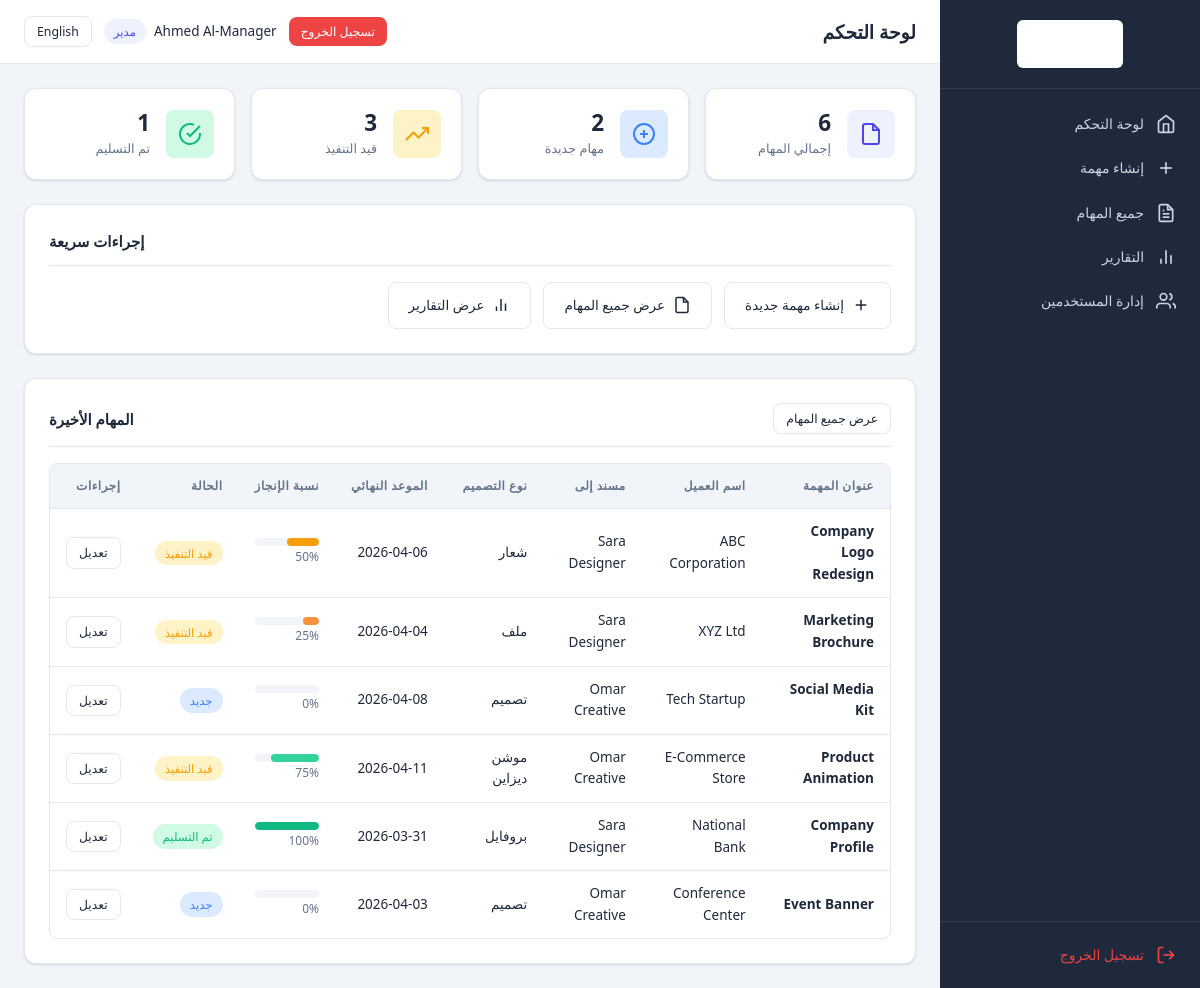
Screenshot of /manager/dashboard.php (signed in) with the database file from the repository.
### tables this page shows
CREATE TABLE IF NOT EXISTS `tasks` (
    `id` INT UNSIGNED NOT NULL AUTO_INCREMENT,
    `title` VARCHAR(255) NOT NULL,
    `client_name` VARCHAR(150) NOT NULL,
    `design_type` ENUM('file', 'logo', 'design', 'motion_design', 'profile') NOT NULL,
    `notes` TEXT NULL,
    `deadline` DATE NULL,
    `assigned_to` INT UNSIGNED NOT NULL,
    `progress_percentage` TINYINT UNSIGNED NOT NULL DEFAULT 0,
    `status` ENUM('new', 'in_progress', 'delivered') NOT NULL DEFAULT 'new',
    `file_path` VARCHAR(500) NULL DEFAULT NULL,
    `created_by` INT UNSIGNED NOT NULL,
    `created_at` DATETIME NOT NULL DEFAULT CURRENT_TIMESTAMP,
    `updated_at` DATETIME NOT NULL DEFAULT CURRENT_TIMESTAMP ON UPDATE CURRENT_TIMESTAMP,
    PRIMARY KEY (`id`),
    KEY `idx_assigned_to` (`assigned_to`),
    KEY `idx_status` (`status`),
    KEY `idx_design_type` (`design_type`),
    KEY `idx_deadline` (`deadline`),
    KEY `idx_created_by` (`created_by`),
    CONSTRAINT `fk_tasks_assigned_to` FOREIGN KEY (`assigned_to`) REFERENCES `users` (`id`) ON DELETE CASCADE,
    CONSTRAINT `fk_tasks_created_by` FOREIGN KEY (`created_by`) REFERENCES `users` (`id`) ON DELETE CASCADE
);

CREATE TABLE IF NOT EXISTS `users` (
    `id` INT UNSIGNED NOT NULL AUTO_INCREMENT,
    `full_name` VARCHAR(100) NOT NULL,
    `email` VARCHAR(150) NOT NULL,
    `password` VARCHAR(255) NOT NULL,
    `role` ENUM('manager', 'designer') NOT NULL DEFAULT 'designer',
    `language_preference` ENUM('en', 'ar') NOT NULL DEFAULT 'en',
    `telegram_chat_id` VARCHAR(50) NULL DEFAULT NULL,
    `created_at` DATETIME NOT NULL DEFAULT CURRENT_TIMESTAMP,
    `updated_at` DATETIME NOT NULL DEFAULT CURRENT_TIMESTAMP ON UPDATE CURRENT_TIMESTAMP,
    PRIMARY KEY (`id`),
    UNIQUE KEY `idx_email` (`email`)
);

### includes/language.php (called while the page is built, shortened)
<?php
function loadLanguage() {
    $langFile = __DIR__ . '/../config/lang_' . $_SESSION['lang'] . '.php';
    return $lang;
}
function getCurrentLang() {
    return $_SESSION['lang'] ?? 'en';
}
function getDirection() {
    return (getCurrentLang() === 'ar') ? 'rtl' : 'ltr';
}
function __($key) {
    global $lang;
    return $lang[$key] ?? $key;
}

### includes/auth.php (called while the page is built, shortened)
<?php
require_once __DIR__ . '/language.php';
$lang = loadLanguage();
function isLoggedIn() {
    return isset($_SESSION['user_id']) && !empty($_SESSION['user_id']);
}
function getCurrentUser() {
    return [
        'id'        => $_SESSION['user_id'],
        'full_name' => $_SESSION['full_name'],
        'email'     => $_SESSION['email'],
        'role'      => $_SESSION['role'],
    ];
}
function isManager() {
    return isLoggedIn() && $_SESSION['role'] === ROLE_MANAGER;
}
function sanitize($input) {
    return htmlspecialchars(trim($input), ENT_QUOTES, 'UTF-8');
}

### includes/helpers.php (called while the page is built, shortened)
<?php
function formatDate($date, $format = 'Y-m-d') {
    return date($format, strtotime($date));
}
function getDesignTypeLabel($type) {
    $currentLang = getCurrentLang();
    $types = DESIGN_TYPES;
    return isset($types[$type]) ? $types[$type][$currentLang] : $type;
}
function getStatusLabel($status) {
    $currentLang = getCurrentLang();
    $statuses = TASK_STATUSES;
    return isset($statuses[$status]) ? $statuses[$status][$currentLang] : $status;
}
function getStatusClass($status) {
    $classes = [
        'new'         => 'badge-new',
        'in_progress' => 'badge-progress',
        'delivered'   => 'badge-delivered',
    ];
    return $classes[$status] ?? 'badge-default';
}
function getProgressColor($percentage) {
    if ($percentage >= 100) return 'progress-complete';
    if ($percentage >= 75)  return 'progress-high';
    if ($percentage >= 50)  return 'progress-mid';
    if ($percentage >= 25)  return 'progress-low';
    return 'progress-zero';
}
function isOverdue($deadline) {
    return strtotime($deadline) < strtotime('today');
}
function isDueToday($deadline) {
    return date('Y-m-d', strtotime($deadline)) === date('Y-m-d');
}
function getTaskCounts($designerId = null) {
    $pdo = getDBConnection();
    $where = '';
    $params = [];
    $sql = "SELECT
                COUNT(*) as total,
                SUM(CASE WHEN status = 'new' THEN 1 ELSE 0 END) as new_count,
                SUM(CASE WHEN status = 'in_progress' THEN 1 ELSE 0 END) as in_progress_count,
                SUM(CASE WHEN status = 'delivered' THEN 1 ELSE 0 END) as delivered_count
            FROM tasks" . $where;
    $stmt = $pdo->prepare($sql);
    $stmt->execute($params);
    return $stmt->fetch();
}

### manager/dashboard.php (the view, shortened to what this page needs)
<?php
require_once __DIR__ . '/../includes/auth.php';
require_once __DIR__ . '/../includes/helpers.php';
$pageTitle = __('nav_dashboard');
$counts = getTaskCounts();
$pdo = getDBConnection();
$stmt = $pdo->query("
    SELECT t.*, u.full_name AS designer_name
    FROM tasks t
    LEFT JOIN users u ON t.assigned_to = u.id
    ORDER BY t.created_at DESC
    LIMIT 10
");
$recentTasks = $stmt->fetchAll();
include __DIR__ . '/../templates/header.php';
?>
<div class="kpi-grid">
    <div class="kpi-card">
        <div class="kpi-icon total">
            <svg viewBox="0 0 24 24" fill="none" stroke="currentColor" stroke-width="2"><path d="M14 2H6a2 2 0 00-2 2v16a2 2 0 002 2h12a2 2 0 002-2V8z"/><polyline points="14 2 14 8 20 8"/></svg>
        </div>
        <div class="kpi-content">
            <div class="kpi-value"><?= (int)$counts['total'] ?></div>
            <div class="kpi-label"><?= __('total_tasks') ?></div>
        </div>
    </div>
    <div class="kpi-card">
        <div class="kpi-icon new">
            <svg viewBox="0 0 24 24" fill="none" stroke="currentColor" stroke-width="2"><circle cx="12" cy="12" r="10"/><line x1="12" y1="8" x2="12" y2="16"/><line x1="8" y1="12" x2="16" y2="12"/></svg>
        </div>
        <div class="kpi-content">
            <div class="kpi-value"><?= (int)$counts['new_count'] ?></div>
            <div class="kpi-label"><?= __('new_tasks') ?></div>
        </div>
    </div>
    <div class="kpi-card">
        <div class="kpi-icon progress">
            <svg viewBox="0 0 24 24" fill="none" stroke="currentColor" stroke-width="2"><polyline points="23 6 13.5 15.5 8.5 10.5 1 18"/><polyline points="17 6 23 6 23 12"/></svg>
        </div>
        <div class="kpi-content">
            <div class="kpi-value"><?= (int)$counts['in_progress_count'] ?></div>
            <div class="kpi-label"><?= __('in_progress_tasks') ?></div>
        </div>
    </div>
    <div class="kpi-card">
        <div class="kpi-icon delivered">
            <svg viewBox="0 0 24 24" fill="none" stroke="currentColor" stroke-width="2"><path d="M22 11.08V12a10 10 0 11-5.93-9.14"/><polyline points="22 4 12 14.01 9 11.01"/></svg>
        </div>
        <div class="kpi-content">
            <div class="kpi-value"><?= (int)$counts['delivered_count'] ?></div>
            <div class="kpi-label"><?= __('delivered_tasks') ?></div>
        </div>
    </div>
</div>
<div class="card mb-3">
    <div class="card-header">
        <h2 class="card-title"><?= __('quick_actions') ?></h2>
    </div>
    <div class="quick-actions">
        <a href="/manager/create_task.php" class="quick-action-btn">
            <svg viewBox="0 0 24 24" fill="none" stroke="currentColor" stroke-width="2"><line x1="12" y1="5" x2="12" y2="19"/><line x1="5" y1="12" x2="19" y2="12"/></svg>
            <?= __('create_new_task') ?>
        </a>
        <a href="/manager/all_tasks.php" class="quick-action-btn">
            <svg viewBox="0 0 24 24" fill="none" stroke="currentColor" stroke-width="2"><path d="M14 2H6a2 2 0 00-2 2v16a2 2 0 002 2h12a2 2 0 002-2V8z"/><polyline points="14 2 14 8 20 8"/></svg>
            <?= __('view_all_tasks') ?>
        </a>
        <a href="/manager/reports.php" class="quick-action-btn">
            <svg viewBox="0 0 24 24" fill="none" stroke="currentColor" stroke-width="2"><line x1="18" y1="20" x2="18" y2="10"/><line x1="12" y1="20" x2="12" y2="4"/><line x1="6" y1="20" x2="6" y2="14"/></svg>
            <?= __('view_reports') ?>
        </a>
    </div>
</div>
<div class="card">
    <div class="card-header">
        <h2 class="card-title"><?= __('recent_tasks') ?></h2>
        <a href="/manager/all_tasks.php" class="btn btn-sm btn-outline"><?= __('view_all_tasks') ?></a>
    </div>
    <?php if (empty($recentTasks)): ?>
    <div class="empty-state">
        <p><?= __('no_tasks') ?></p>
        <a href="/manager/create_task.php" class="btn btn-primary"><?= __('create_new_task') ?></a>
    </div>
    <?php else: ?>
    <div class="table-wrapper">
        <table>
            <thead>
                <tr>
                    <th><?= __('task_title') ?></th>
                    <th><?= __('client_name') ?></th>
                    <th><?= __('assigned_to') ?></th>
                    <th><?= __('design_type') ?></th>
                    <th><?= __('deadline') ?></th>
                    <th><?= __('progress') ?></th>
                    <th><?= __('status') ?></th>
                    <th><?= __('actions') ?></th>
                </tr>
            </thead>
            <tbody>
                <?php foreach ($recentTasks as $task): ?>
                <tr>
                    <td><strong><?= sanitize($task['title']) ?></strong></td>
                    <td><?= sanitize($task['client_name']) ?></td>
                    <td><?= sanitize($task['designer_name']) ?></td>
                    <td><?= getDesignTypeLabel($task['design_type']) ?></td>
                    <td>
                        <?php if ($task['deadline']): ?>
                            <span class="<?= isOverdue($task['deadline']) && $task['status'] !== 'delivered' ? 'deadline-overdue' : (isDueToday($task['deadline']) ? 'deadline-today' : '') ?>">
                                <?= formatDate($task['deadline']) ?>
                            </span>
                        <?php endif; ?>
                    </td>
                    <td>
                        <div class="progress-bar-container <?= getProgressColor($task['progress_percentage']) ?>">
                            <div class="progress-bar" style="width: <?= (int)$task['progress_percentage'] ?>%"></div>
                        </div>
                        <span class="progress-text"><?= (int)$task['progress_percentage'] ?>%</span>
                    </td>
                    <td><span class="badge <?= getStatusClass($task['status']) ?>"><?= getStatusLabel($task['status']) ?></span></td>
                    <td>
                        <div class="btn-group">
                            <a href="/manager/edit_task.php?id=<?= $task['id'] ?>" class="btn btn-sm btn-outline"><?= __('edit') ?></a>
                        </div>
                    </td>
                </tr>
                <?php endforeach; ?>
            </tbody>
        </table>
    </div>
    <?php endif; ?>
</div>
<?php include __DIR__ . '/../templates/footer.php'; ?>

### templates/header.php (shortened to what this page needs)
<?php
$currentUser = getCurrentUser();
$dir = getDirection();
$currentLang = getCurrentLang();
$switchLang = ($currentLang === 'en') ? 'ar' : 'en';
$pageName = isset($pageTitle) ? $pageTitle : __('app_name');
$langSwitchUrl = strtok($_SERVER['REQUEST_URI'], '?');
$queryParams = $_GET;
$queryParams['lang'] = $switchLang;
$langSwitchUrl .= '?' . http_build_query($queryParams);
?>
<!DOCTYPE html>
<html lang="<?= $currentLang ?>" dir="<?= $dir ?>">
<head>
    <link rel="stylesheet" href="/assets/css/style.css">
    <?php if ($dir === 'rtl'): ?>
    <link rel="stylesheet" href="/assets/css/rtl.css">
    <?php endif; ?>
</head>
<body class="<?= $dir ?>">
<?php if (isLoggedIn()): ?>
<div class="app-layout">
    <?php include __DIR__ . '/sidebar.php'; ?>
    <main class="main-content">
        <div class="top-bar">
            <div class="top-bar-left">
                <h1 class="page-title"><?= sanitize($pageName) ?></h1>
            </div>
            <div class="top-bar-right">
                <a href="<?= $langSwitchUrl ?>" class="btn btn-sm btn-outline lang-switch"><?= __('nav_language') ?></a>
                <div class="user-info">
                    <span class="user-name"><?= sanitize($currentUser['full_name']) ?></span>
                    <span class="user-role badge badge-role"><?= isManager() ? __('role_manager') : __('role_designer') ?></span>
                </div>
                <a href="/logout.php" class="btn btn-sm btn-danger"><?= __('logout') ?></a>
            </div>
        </div>
        <div class="content-wrapper">
<?php endif; ?>

### templates/sidebar.php (shortened to what this page needs)
<?php
$currentPage = basename($_SERVER['PHP_SELF'], '.php');
$currentDir = basename(dirname($_SERVER['PHP_SELF']));
?>
<aside class="sidebar" id="sidebar">
    <div class="sidebar-header">
        <a href="/index.php" class="sidebar-brand">
            <img src="/logo.gif" alt="Logo" class="logo-img">
        </a>
    </div>
    <nav class="sidebar-nav">
        <ul class="nav-list">
            <li class="nav-item <?= ($currentPage === 'index' && $currentDir !== 'manager' && $currentDir !== 'designer') ? 'active' : '' ?>">
                <a href="/index.php" class="nav-link">
                    <svg class="nav-icon" viewBox="0 0 24 24" fill="none" stroke="currentColor" stroke-width="2"><path d="M3 9l9-7 9 7v11a2 2 0 01-2 2H5a2 2 0 01-2-2z"/><polyline points="9 22 9 12 15 12 15 22"/></svg>
                    <span><?= __('nav_dashboard') ?></span>
                </a>
            </li>
            <?php if (isManager()): ?>
            <li class="nav-item <?= ($currentPage === 'create_task') ? 'active' : '' ?>">
                <a href="/manager/create_task.php" class="nav-link">
                    <svg class="nav-icon" viewBox="0 0 24 24" fill="none" stroke="currentColor" stroke-width="2"><line x1="12" y1="5" x2="12" y2="19"/><line x1="5" y1="12" x2="19" y2="12"/></svg>
                    <span><?= __('nav_create_task') ?></span>
                </a>
            </li>
            <li class="nav-item <?= ($currentPage === 'all_tasks' || $currentPage === 'edit_task' || $currentPage === 'view_task') ? 'active' : '' ?>">
                <a href="/manager/all_tasks.php" class="nav-link">
                    <svg class="nav-icon" viewBox="0 0 24 24" fill="none" stroke="currentColor" stroke-width="2"><path d="M14 2H6a2 2 0 00-2 2v16a2 2 0 002 2h12a2 2 0 002-2V8z"/><polyline points="14 2 14 8 20 8"/><line x1="16" y1="13" x2="8" y2="13"/><line x1="16" y1="17" x2="8" y2="17"/><polyline points="10 9 9 9 8 9"/></svg>
                    <span><?= __('nav_all_tasks') ?></span>
                </a>
            </li>
            <li class="nav-item <?= ($currentPage === 'reports') ? 'active' : '' ?>">
                <a href="/manager/reports.php" class="nav-link">
                    <svg class="nav-icon" viewBox="0 0 24 24" fill="none" stroke="currentColor" stroke-width="2"><line x1="18" y1="20" x2="18" y2="10"/><line x1="12" y1="20" x2="12" y2="4"/><line x1="6" y1="20" x2="6" y2="14"/></svg>
                    <span><?= __('nav_reports') ?></span>
                </a>
            </li>
            <li class="nav-item <?= ($currentPage === 'users' || $currentPage === 'edit_user') ? 'active' : '' ?>">
                <a href="/manager/users.php" class="nav-link">
                    <svg class="nav-icon" viewBox="0 0 24 24" fill="none" stroke="currentColor" stroke-width="2"><path d="M17 21v-2a4 4 0 00-4-4H5a4 4 0 00-4 4v2"/><circle cx="9" cy="7" r="4"/><path d="M23 21v-2a4 4 0 00-3-3.87"/><path d="M16 3.13a4 4 0 010 7.75"/></svg>
                    <span><?= __('nav_users') ?></span>
                </a>
            </li>
            <?php endif; ?>
        </ul>
    </nav>
    <div class="sidebar-footer">
        <a href="/logout.php" class="nav-link logout-link">
            <svg class="nav-icon" viewBox="0 0 24 24" fill="none" stroke="currentColor" stroke-width="2"><path d="M9 21H5a2 2 0 01-2-2V5a2 2 0 012-2h4"/><polyline points="16 17 21 12 16 7"/><line x1="21" y1="12" x2="9" y2="12"/></svg>
            <span><?= __('logout') ?></span>
        </a>
    </div>
</aside>

### templates/footer.php (shortened to what this page needs)
        </div>
    </main>
</div>
</body>
</html>

### assets/css/rtl.css (style rules this page uses)
.rtl { text-align: right; }
.rtl th, .rtl td { text-align: right; }
.rtl .nav-link { flex-direction: row; }
.rtl .top-bar-right { flex-direction: row-reverse; }
.rtl .quick-action-btn { flex-direction: row; }
.rtl .card-header { flex-direction: row-reverse; }

### rows the page displays
tasks: title "Company Logo Redesign", client_name "ABC Corporation", assigned_to.full_name "Sara Designer", design_type "شعار", deadline "2026-04-06", progress_percentage "50", status "قيد التنفيذ"
tasks: title "Marketing Brochure", client_name "XYZ Ltd", assigned_to.full_name "Sara Designer", design_type "ملف", deadline "2026-04-04", progress_percentage "25", status "قيد التنفيذ"
tasks: title "Social Media Kit", client_name "Tech Startup", assigned_to.full_name "Omar Creative", design_type "تصميم", deadline "2026-04-08", progress_percentage "0", status "جديد"
tasks: title "Product Animation", client_name "E-Commerce Store", assigned_to.full_name "Omar Creative", design_type "موشن ديزاين", deadline "2026-04-11", progress_percentage "75", status "قيد التنفيذ"
tasks: title "Company Profile", client_name "National Bank", assigned_to.full_name "Sara Designer", design_type "بروفايل", deadline "2026-03-31", progress_percentage "100", status "تم التسليم"
tasks: title "Event Banner", client_name "Conference Center", assigned_to.full_name "Omar Creative", design_type "تصميم", deadline "2026-04-03", progress_percentage "0", status "جديد"

### other values shown
__('nav_dashboard') "لوحة التحكم"
__('nav_create_task') "إنشاء مهمة"
__('nav_all_tasks') "جميع المهام"
__('nav_reports') "التقارير"
__('nav_users') "إدارة المستخدمين"
__('logout') "تسجيل الخروج"
$pageName "لوحة التحكم"
__('nav_language') "English"
$currentUser['full_name'] "Ahmed Al-Manager"
__('role_manager') "مدير"
$counts['total'] "6"
__('total_tasks') "إجمالي المهام"
$counts['new_count'] "2"
__('new_tasks') "مهام جديدة"
$counts['in_progress_count'] "3"
